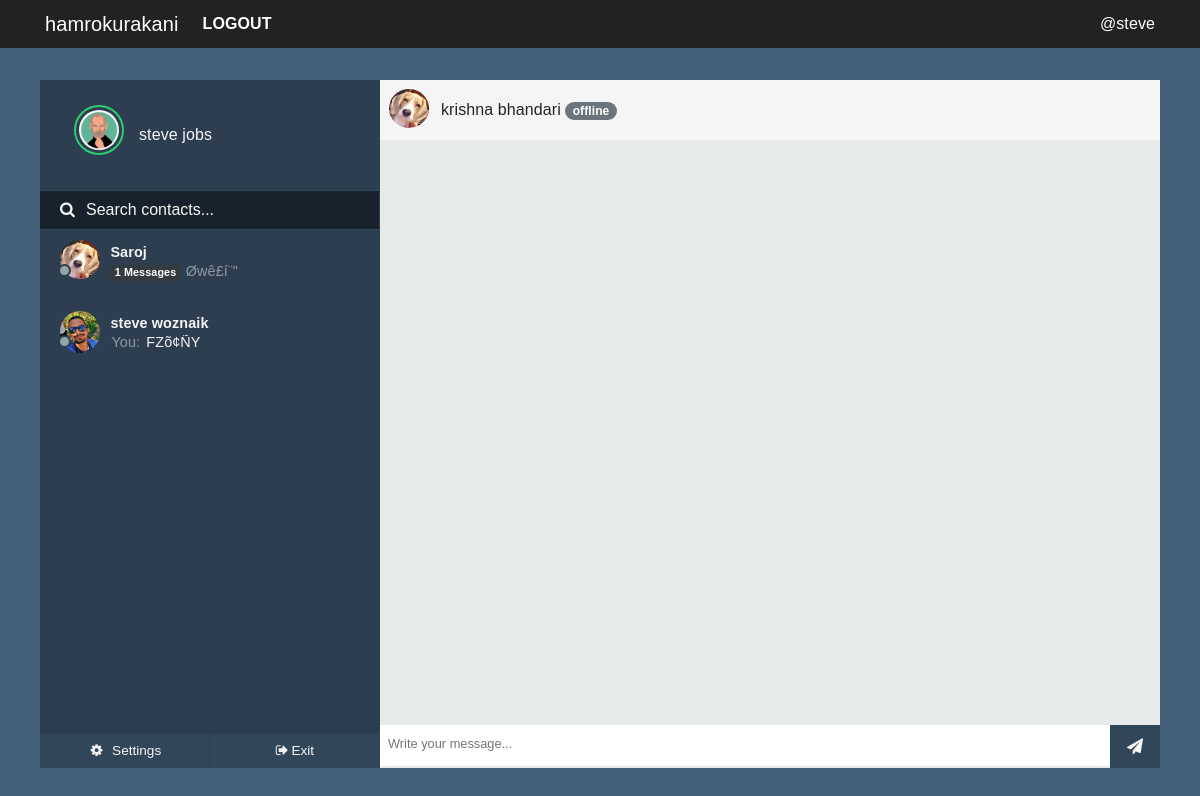
Page /chatwith/bale (signed in) on the earlier database version.
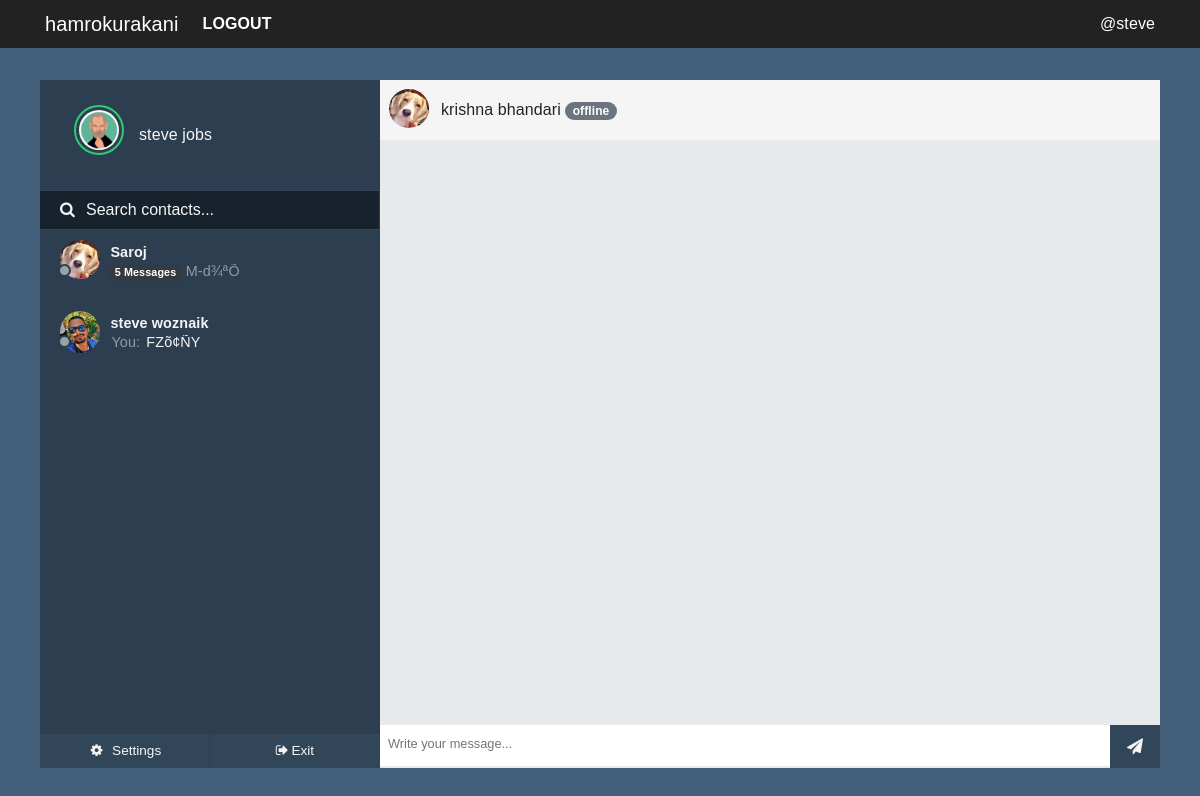
Same page on the later database version.
### hamrokurakani/models.py (models this page shows, shortened)
class User(UserMixin, db.Model):
    id = db.Column(db.Integer, primary_key=True)
    fullname = db.Column(db.String(20), unique=True, nullable=False)
    username = db.Column(db.String(15), unique=True, nullable=False)
    email = db.Column(db.String(120), unique=True, nullable=False)
    password = db.Column(db.String(60), nullable=False)
    image_file = db.Column(db.String(20), nullable=False,
                           default='default.jpg')
    joined = db.Column(db.DateTime, nullable=False, default=datetime.now)
    messages_sent = db.relationship(
        'Message', foreign_keys='Message.sender_id', backref='author', lazy='dynamic')
    messages_received = db.relationship(
        'Message', foreign_keys='Message.recipient_id', backref='recipient', lazy='dynamic')
    last_seen = db.Column(db.DateTime, default=datetime.now)
    last_message_read_time = db.Column(db.DateTime, default=datetime.now)

class Message(db.Model):
    id = db.Column(db.Integer, primary_key=True)
    message = db.Column(db.String(140), index=True)
    sender_id = db.Column(db.Integer, db.ForeignKey('user.id'))
    recipient_id = db.Column(db.Integer, db.ForeignKey('user.id'))
    timestamp = db.Column(db.DateTime, index=True, default=datetime.now)
    is_seen = db.Column(db.Boolean, default=False)

### hamrokurakani/chat/routes.py (the view)
@chyat.route('/chatwith/<string:user>')
@login_required
def chatwith(user):
    getuser = User.query.filter_by(username=user).first_or_404()
    messages = []
    session['receiver_id'] = getuser.id
    session['room'] = int(getuser.id) * int(current_user.id)
    my_messages = Message.query.filter_by(recipient_id=current_user.id)
    messengers = [message.author.id for message in my_messages]
    senders = [User.query.get(sender) for sender in set(messengers)]
    msgs_received = list(Message.query.filter_by(
        recipient_id=current_user.id, sender_id=getuser.id).all())
    msgs_sent = list(Message.query.filter_by(
        recipient_id=getuser.id, sender_id=current_user.id).all())
    messages = msgs_received + msgs_sent
    messages.sort(key=lambda order_by: order_by.timestamp)
    current_user.last_message_read_time = datetime.now()
    for message in msgs_received:
        message.is_seen = True
    db.session.commit()
    return render_template('chat/chatter.html', getuser=getuser, senders=senders, messages=messages)

### hamrokurakani/admin/routes.py (called while the page is built)
@login_manager.user_loader
def load_user(user_id):
    return User.query.get(user_id)

### hamrokurakani/core/filters.py (called while the page is built, shortened)
@core.app_template_filter('isactive')
def is_active(lastmessagereadtime):
    currenttime = datetime.now()
    lastread = lastmessagereadtime
    diff = abs(currenttime-lastread)
    second_diff = diff.seconds
    day_diff = diff.days
    if day_diff <= 0 and second_diff < 60:
        message = "active now"
        return message
    else:
        message = "offline"
        return message

@core.app_template_filter('lastmessage')
def last_message(sender):
    msg_received = Message.query.filter_by(
        recipient_id=current_user.id, sender_id=sender.id).order_by(Message.timestamp.desc()).first()
    msg_sent = Message.query.filter_by(
        sender_id=current_user.id, recipient_id=sender.id).order_by(Message.timestamp.desc()).first()
    if msg_received and not msg_sent:
        return msg_received.message
    elif msg_sent and not msg_received:
        return msg_sent.message
    elif msg_received.timestamp > msg_sent.timestamp:
        return msg_received.message
    elif msg_sent.timestamp > msg_received.timestamp:
        return msg_sent.message

### hamrokurakani/chat/templates/chat/chatter.html (shortened to what this page needs)
{% extends "chat/nav.html" %}
{% block content %}
<div id="frame">
    {% include "chat/sidepanel.html" %}
    <div class="content">
        <div class="contact-profile">
            <img src="{{ url_for('static', filename='profilepics/' + getuser.image_file) }}" />
            <p>{{getuser.fullname}}
                {% if getuser.last_message_read_time | isactive == 'offline' %}
                <small class="badge badge-pill badge-secondary"><b> {{ getuser.last_message_read_time | isactive }}
                    </b></small>
            </p>
            {% else %}
            <small class="badge badge-pill badge-success"><b> {{ getuser.last_message_read_time | isactive }}
                </b></small></p>
            {% endif %}
        </div>
        <div class="messages">
        </div>
        <div class="message-input">
            <div class="wrap">
                <input type="text" id="message" placeholder="Write your message..." />
                <button id="sendmessage"><i class="fa fa-paper-plane" aria-hidden="true"></i></button>
            </div>
        </div>
    </div>
</div>
{% endblock content %}

### hamrokurakani/chat/templates/chat/sidepanel.html (shortened to what this page needs)
<div id="sidepanel">
    <div id="profile">
        <div class="wrap">
            <img id="profile-img" src="{{ url_for('static', filename='profilepics/' + current_user.image_file) }}"
                class="online" />
            <p>{{ current_user.fullname }}</p>
        </div>
    </div>
    <div id="search">
        <label for=""><i class="fa fa-search" aria-hidden="true"></i></label>
        <input type="text" placeholder="Search contacts..." />
    </div>
    <div id="contacts">
        <ul>
            {% for sender in senders %}
            <li class="contact">
                <a class="noblue" href="{{ url_for('chat.chatwith', user=sender.username) }}">
                    <div class="wrap">
                        {% if sender.last_message_read_time | isactive == 'offline' %}
                        <span class="contact-status"></span>
                        {% else %}
                        <span class="contact-status online"></span>
                        {% endif %}
                        <img src="{{ url_for('static', filename='profilepics/' + sender.image_file) }}" />
                        <div class="meta">
                            <p class="name">{{ sender.fullname }} </p>
                            {% if sender | lastmessageauthor == current_user %}
                            <p class="preview">
                                <span>You: </span> {{ sender | lastmessage }}
                            </p>
                            {% else %}
                            <p class="preview">
                                {% if sender | newmessages > 0 %}
                                <small class="badge badge-dark mb-1"><b> {{ sender | newmessages }}
                                        Messages</b></small>
                                {% endif %}
                                <span>{{ sender | lastmessage }}</span>
                            </p>
                            {% endif %}
                        </div>
                    </div>
                </a>
            </li>
            {% endfor %}
        </ul>
    </div>
    <div id="bottom-bar">
        <button id="settings">
            <ul>
                <li>
                    <a href="#PeopleToMessage" class="noblue">
                        <i class="fa fa-cog fa-fw" aria-hidden="true"></i> <span>Settings</span></a>
                </li>
            </ul>
        </button>
        <button id="exit">
            <ul>
                <li class="disconnect"><a href="{{ url_for('chat.home') }}" class="noblue">
                        <i class="fa fa-sign-out" aria-hidden="true"></i><span>Exit</span></a></li>
            </ul>
        </button>
    </div>
</div>

Differences in the rows shown:
changed User "Saroj": sender "1" → "5"; message "Øwê£í¨\"" → "M-d¾ªÕ\u0013"
